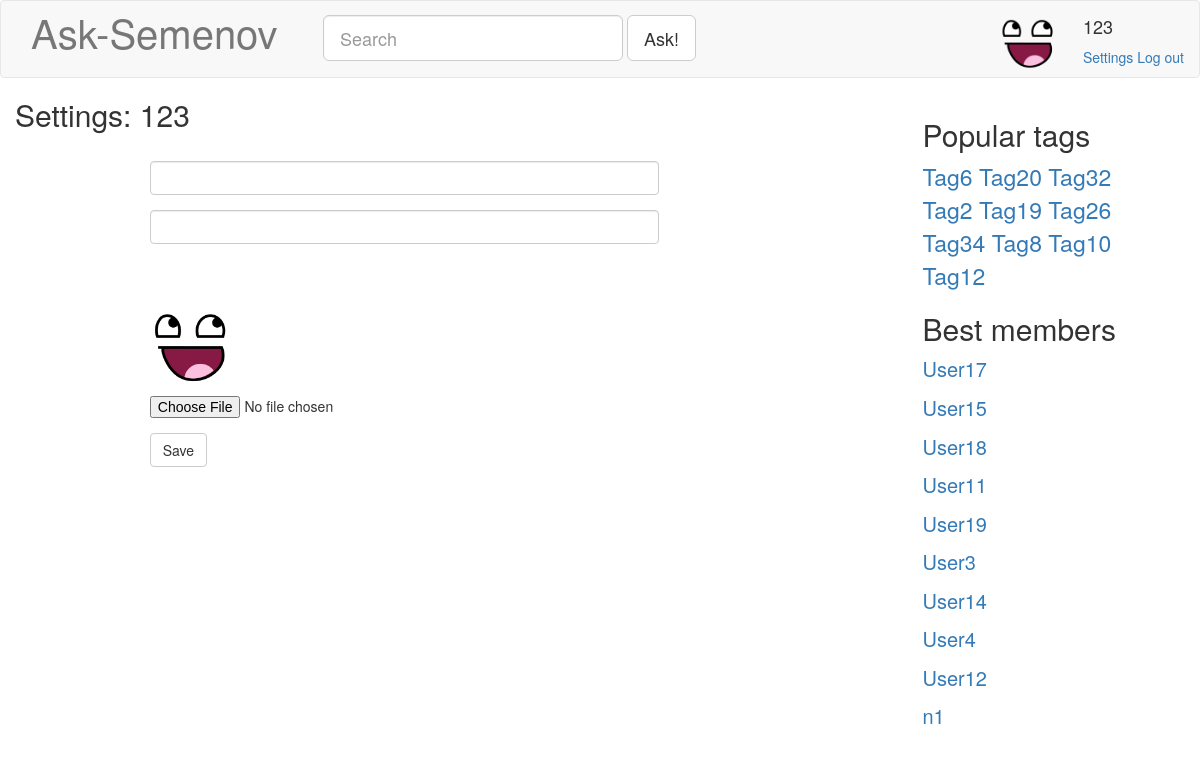
/settings/, run on the app's committed database.
### blog/models.py (models this page shows, shortened)
class Profile( models.Model ):
	user = models.OneToOneField( User, null = False, blank = False, on_delete = models.CASCADE )
	image = models.ImageField( null = False, blank = True, upload_to = '', default = 'dummy.png', max_length = 100 )
	rating = models.IntegerField( null = False, default = 0 )
	objects = ProfileManager()
	def username( self ):
		return str( self.user.username )
	class Meta:
		verbose_name = "Профиль"
		verbose_name_plural = "Профили"

class Tag( models.Model ):
	caption = models.CharField( unique = True, null = False, blank = False, max_length = 20 )
	objects = TagManager()
	def __str__( self ):
		return str( self.caption )
	class Meta:
		verbose_name = "Тэг"
		verbose_name_plural = "Тэги"

### blog/views.py (the view)
# urls.py: url(r'^settings/$', blogViews.settings, name="settings" ),
def settings( request ):
	result = makeBase()
	if ( request.method == 'POST' ):
		form = blogForms.ChangeSettingsForm( request.POST, request.FILES )
	else:
		form = blogForms.ChangeSettingsForm()
	result[ 'form' ] = form
	return render( request, 'settings.html', result )

### blog/models.py (called while the page is built)
	def rating_sorted( self ):
		return super( TagManager, self ).annotate( questionCount = models.Count( 'question' ) ).order_by( '-questionCount' )

	def rating_sorted( self ):
		return super( ProfileManager, self ).order_by( '-rating' )

	def get_by_username( self, name ):
		return super( ProfileManager, self ).get( user__username=name )

### blog/views.py (called while the page is built)
def makeBase():
	return {
		'profile': Profile.objects.get_by_username( '123' ),
		'hotTags': Tag.objects.rating_sorted()[:10],
		'bestMembers': Profile.objects.rating_sorted()[:10],
	}

### templates/settings.html (shortened to what this page needs)
{% extends "base.html" %}
{% load static %}
{% block extraCSS %}<link rel="stylesheet" href="{% static "css/settings.css" %}"> {% endblock %}
{% block customContent %}
<div class="container-fluid">
	<h2>Settings: {{ profile.username }}</h2>
	<form class="col-md-10 form-horizontal ask-settingsFormContainer" enctype="multipart/form-data" method="post">
		<div class="form-group">
			<label for="{{ form.email.id_for_label }}" class="col-sm-2 control-label"> {{ form.email.label }}</label>
			<div class="col-sm-9">
				<input id="{{ form.email.id_for_label }}" name="{{ form.email.name }}" class="form-control" type="email" placeholder="{{ form.email.help_text }}" {% if form.email.value %} value="{{ form.email.value }}" {% endif %}>
			</div>
		</div>
		<div class="form-group">
			<label for="{{ form.nickname.id_for_label }}" class="col-sm-2 control-label"> {{ form.nickname.label }}</label>
			<div class="col-sm-9">
				<input id="{{ form.nickname.id_for_label }}" name="{{ form.nickname.name }}" class="form-control" type="text" placeholder="{{ form.nickname.help_text }}" {% if form.nickname.value %} value="{{ form.nickname.value }}" {% endif %}>
			</div>
		</div>
		<div class="form-group">
			<label for="{{ form.password.id_for_label }}" class="col-sm-2 control-label"> {{ form.password.label }}</label>
		</div>
		<div class="form-group">
			<label for="{{ form.passwordConfirm.id_for_label }}" class="col-sm-2 control-label"> {{ form.passwordConfirm.label }}</label>
		</div>
		<div class="form-group">
			<label for="{{ form.avatar.id_for_label }}" class="col-sm-2 control-label"> {{ form.avatar.label }}</label>
			<div class="col-sm-9">
				<img id="ask-newProfilePicture" class="img-circle" src="{{ profile.image.url }}">
				<input id="{{ form.avatar.id_for_label }}" name="{{ form.avatar.name }}" class="form-control-file" type="file">
			</div>
		</div>
		<div class="form-group">
			<div class="col-sm-7 col-sm-offset-2">
				<button type="submit" class="btn btn-default">Save</button>
			</div>
		</div>
	</form>
</div>
{% endblock %}

### templates/base.html (shortened to what this page needs)
{% load static %}
<!DOCTYPE html>
<html>
	<head>
		<link rel="stylesheet" href="{% static "css/bootstrap.min.css" %}">
		<link rel="stylesheet" href="{% static "css/base.css" %}">
		{% block extraCSS %}{% endblock %}
	</head>
	<body>
		<nav class="navbar navbar-default ask-navbar">
			<div class="container-fluid">
				<div class="navbar-header col-md-3">
		      		{% url 'mainPage' as mainPageURL %}
					<a class="navbar-brand ask-navbarBrand" href="{{ mainPageURL }}">Ask-Semenov</a>
				</div>
				<div class="collapse navbar-collapse">
					{% url 'askQuestion' as askURL %}
					<form class="navbar-form navbar-left" role="search" action="{{ askURL }}">
						<div class="form-group">
							<input id="ask-mainSearchField" class="form-control input-lg" type="text"  placeholder="Search">
						</div>
						<button type="submit" class="btn btn-lg btn-default">Ask!</button>
					</form>
				{% if profile %}
					<ul class="nav navbar-nav navbar-right">
						<li class="pull-right">
							<div class="media">
								<div class="media-left media-middle">
									<a class="navbar-link" href="#">
										<img id="ask-profilePicture" class="media-object img-circle" src="{{ profile.image.url }}">
									</a>
								</div>
								<div class="media-right">
									<h4> {{ profile.username }}</h4>
									<div>
										{% url 'settings' as settingsURL %}
										<a href="{{ settingsURL }}">Settings</a>
										<a href="#">Log out</a>
									</div>
								</div>
							</div>
						</li>
					</ul>
				{% endif %}
				</div>
			</div>
		</nav>
		<div class="row">
			<div class="container col-md-9">
			{% block customContent %}{% endblock %}
			</div>
			<div class="col-md-3 ask-rightColumn">
				<div class="ask-tagsBlock">
					<h2>Popular tags</h2>
					<div class="ask-popularTags">
					{% for tag in hotTags %}
					{% url 'taggedQuestions' tag as taggedQuestionsURL %}
						<a href="{{ taggedQuestionsURL }}">{{ tag.caption|title }}</a>
					{% endfor %}
					</div>
				</div>
				<div class="ask-bestMembersBlock">
					<h2>Best members</h2>
					<ul class="list-unstyled ask-bestMembers">
					{% for member in bestMembers %}
						<li><a href="#">{{ member.username }}</a></li>
					{% endfor %}
					</ul>
				</div>
			</div>
		</div>
	</body>
</html>

### static/css/base.css (style rules this page uses)
.html, body { height: 100%; }
.ask-navbar { margin-bottom: 0px; padding-top: 6px; padding-bottom: 6px; }
.ask-navbarBrand { font-size: 40px; }
#ask-mainSearchField { width: 300px; }
#ask-profilePicture { width: 64px; height: 64px; }
.ask-rightColumn { margin-top: 20px; padding-right: 50px; }
.ask-popularTags { font-size: 23px; }
.ask-bestMembers > li { font-size: 20px; margin: 10px 0; }

### static/css/settings.css (style rules this page uses)
.ask-settingsFormContainer { margin-top: 20px; }
.form-group > .control-label { font-size: 20px; padding-top: 0px; }
#ask-newProfilePicture { margin-top: 5px; margin-bottom: 10px; width: 90px; height: 90px; }

### data on the page
Profile: image (picture), username "123"
Tag: caption "Tag6"
Tag: caption "Tag20"
Tag: caption "Tag32"
Tag: caption "Tag2"
Tag: caption "Tag19"
Tag: caption "Tag26"
Tag: caption "Tag34"
Tag: caption "Tag8"
Tag: caption "Tag10"
Tag: caption "Tag12"
Profile: username "User17"
Profile: username "User15"
Profile: username "User18"
Profile: username "User11"
Profile: username "User19"
Profile: username "User3"
Profile: username "User14"
Profile: username "User4"
Profile: username "User12"
Profile: username "n1"
